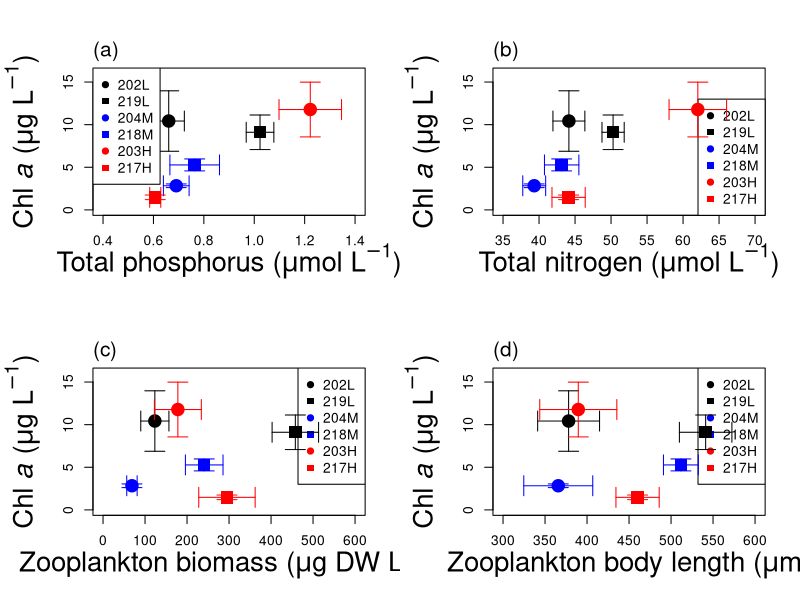

Source code (R):
### Figure S4 in Yamamichi et al. 
### A shady phytoplankton paradox: When phytoplankton increases under low light
# Chlorophyll a vs. TP, TN, zooplankton biomass, and zooplankton body length

panelLabel=function(text) mtext(text,side=3,adj=0,cex=1.25,line=0.5); 
read.csv("chla.csv",header=TRUE)->x
x1<-t(x[,-1])
x2<-c(mean(x1[-1,1]), mean(x1[-1,2]), mean(x1[-1,3]), mean(x1[-1,4]), mean(x1[-1,5]), mean(x1[-1,6]))
x3<-c(sd(x1[-1,1])/sqrt(nrow(x1)-1), sd(x1[-1,2])/sqrt(nrow(x1)-1), sd(x1[-1,3])/sqrt(nrow(x1)-1), 
	sd(x1[-1,4])/sqrt(nrow(x1)-1), sd(x1[-1,5])/sqrt(nrow(x1)-1), sd(x1[-1,6])/sqrt(nrow(x1)-1))

dev.new(width=10,height=10);
par(mfrow = c(2,2), mar=c(5, 5.5, 4, 2) + 0.1)
cols <- c("black", "black", "blue", "blue", "red", "red") # Low light = black, mid = blue, control = red
pchs <- c(19, 15, 19, 15, 19, 15) # Road side: circle (19), canal side: square (15)
type <- unique(x[, 1])

## Fig. S4a: total phosphorus
read.csv("TP.csv",header=FALSE)->y
y1<-t(y[,-1])
y2<-c(mean(y1[,1]), mean(y1[,2]), mean(y1[,3]), mean(y1[,4]), mean(y1[,5]), mean(y1[,6]))
y3<-c(sd(y1[,1])/sqrt(nrow(y1)), sd(y1[,2])/sqrt(nrow(y1)), sd(y1[,3])/sqrt(nrow(y1)), 
	sd(y1[,4])/sqrt(nrow(y1)), sd(y1[,5])/sqrt(nrow(y1)), sd(y1[,6])/sqrt(nrow(y1)))

x4<-x2[1]; x5<-x3[1]; y4<-y2[1]; y5<-y3[1];
plot(x4~y4,xlim=c(0.4,1.4),ylim=c(0,16),xlab=expression(paste("Total phosphorus (", mu, "mol ", L^{-1}, ")")),ylab=expression(paste("Chl ", italic(a), " (", mu, "g ", L^{-1}, ")")),pch=19,col=1,cex=2,cex.lab=2)
arrows(y4, x4, y4, x4-x5, angle = 90, length = 0.1, col = 1)
arrows(y4, x4, y4, x4+x5, angle = 90, length = 0.1, col = 1)
arrows(y4, x4, y4-y5, x4, angle = 90, length = 0.1, col = 1)
arrows(y4, x4, y4+y5, x4, angle = 90, length = 0.1, col = 1)
panelLabel("(a)");
legend("topleft", legend = type, pch = pchs, col = cols)
for(i in 2:6){
	x4<-x2[i]; x5<-x3[i]; y4<-y2[i]; y5<-y3[i];
	lines(x4~y4,pch=pchs[i],col=cols[i],cex=2,type="p")
	arrows(y4, x4, y4, x4-x5, angle = 90, length = 0.1, col = cols[i])
	arrows(y4, x4, y4, x4+x5, angle = 90, length = 0.1, col = cols[i])
	arrows(y4, x4, y4-y5, x4, angle = 90, length = 0.1, col = cols[i])
	arrows(y4, x4, y4+y5, x4, angle = 90, length = 0.1, col = cols[i])
}
cor.test(x2,y2,method="spearman")


## Fig. S4b: total nitrogen
read.csv("TN.csv",header=FALSE)->y
y1<-t(y[,-1])
y2<-c(mean(y1[,1]), mean(y1[,2]), mean(y1[,3]), mean(y1[,4]), mean(y1[,5]), mean(y1[,6]))
y3<-c(sd(y1[,1])/sqrt(nrow(y1)), sd(y1[,2])/sqrt(nrow(y1)), sd(y1[,3])/sqrt(nrow(y1)), 
	sd(y1[,4])/sqrt(nrow(y1)), sd(y1[,5])/sqrt(nrow(y1)), sd(y1[,6])/sqrt(nrow(y1)))

x4<-x2[1]; x5<-x3[1]; y4<-y2[1]; y5<-y3[1];
plot(x4~y4,xlim=c(35,70),ylim=c(0,16),xlab=expression(paste("Total nitrogen (", mu, "mol ", L^{-1}, ")")),ylab=expression(paste("Chl ", italic(a), " (", mu, "g ", L^{-1}, ")")),pch=19,col=1,cex=2,cex.lab=2)
arrows(y4, x4, y4, x4-x5, angle = 90, length = 0.1, col = 1)
arrows(y4, x4, y4, x4+x5, angle = 90, length = 0.1, col = 1)
arrows(y4, x4, y4-y5, x4, angle = 90, length = 0.1, col = 1)
arrows(y4, x4, y4+y5, x4, angle = 90, length = 0.1, col = 1)
panelLabel("(b)");
legend("bottomright", legend = type, pch = pchs, col = cols)
for(i in 2:6){
	x4<-x2[i]; x5<-x3[i]; y4<-y2[i]; y5<-y3[i];
	lines(x4~y4,pch=pchs[i],col=cols[i],cex=2,type="p")
	arrows(y4, x4, y4, x4-x5, angle = 90, length = 0.1, col = cols[i])
	arrows(y4, x4, y4, x4+x5, angle = 90, length = 0.1, col = cols[i])
	arrows(y4, x4, y4-y5, x4, angle = 90, length = 0.1, col = cols[i])
	arrows(y4, x4, y4+y5, x4, angle = 90, length = 0.1, col = cols[i])
}
cor.test(x2,y2,method="spearman")


## Fig. S4c: zooplankton biomass
read.csv("zop.csv",header=FALSE)->y
y1<-t(y[,-1])
y2<-c(mean(y1[,1]), mean(y1[,2]), mean(y1[,3]), mean(y1[,4]), mean(y1[,5]), mean(y1[,6]))
y3<-c(sd(y1[,1])/sqrt(nrow(y1)), sd(y1[,2])/sqrt(nrow(y1)), sd(y1[,3])/sqrt(nrow(y1)), 
	sd(y1[,4])/sqrt(nrow(y1)), sd(y1[,5])/sqrt(nrow(y1)), sd(y1[,6])/sqrt(nrow(y1)))

x4<-x2[1]; x5<-x3[1]; y4<-y2[1]; y5<-y3[1];
plot(x4~y4,xlim=c(0,600),ylim=c(0,16),xlab=expression(paste("Zooplankton biomass (", mu, "g DW ", L^{-1}, ")")),ylab=expression(paste("Chl ", italic(a), " (", mu, "g ", L^{-1}, ")")),pch=19,col=1,cex=2,cex.lab=2)
arrows(y4, x4, y4, x4-x5, angle = 90, length = 0.1, col = 1)
arrows(y4, x4, y4, x4+x5, angle = 90, length = 0.1, col = 1)
arrows(y4, x4, y4-y5, x4, angle = 90, length = 0.1, col = 1)
arrows(y4, x4, y4+y5, x4, angle = 90, length = 0.1, col = 1)
panelLabel("(c)");
legend("topright", legend = type, pch = pchs, col = cols)
for(i in 2:6){
	x4<-x2[i]; x5<-x3[i]; y4<-y2[i]; y5<-y3[i];
	lines(x4~y4,pch=pchs[i],col=cols[i],cex=2,type="p")
	arrows(y4, x4, y4, x4-x5, angle = 90, length = 0.1, col = cols[i])
	arrows(y4, x4, y4, x4+x5, angle = 90, length = 0.1, col = cols[i])
	arrows(y4, x4, y4-y5, x4, angle = 90, length = 0.1, col = cols[i])
	arrows(y4, x4, y4+y5, x4, angle = 90, length = 0.1, col = cols[i])
}
cor.test(x2,y2,method="spearman")


## Fig. S4d: zooplankton body length
read.csv("BodySize.csv",header=TRUE)->y
y1<-t(y[,-1])
y2<-c(mean(y1[-1,1]), mean(y1[-1,2]), mean(y1[-1,3]), mean(y1[-1,4]), mean(y1[-1,5]), mean(y1[-1,6]))
y3<-c(sd(y1[-1,1])/sqrt(nrow(y1)-1), sd(y1[-1,2])/sqrt(nrow(y1)-1), sd(y1[-1,3])/sqrt(nrow(y1)-1), 
	sd(y1[-1,4])/sqrt(nrow(y1)-1), sd(y1[-1,5])/sqrt(nrow(y1)-1), sd(y1[-1,6])/sqrt(nrow(y1)-1))

x4<-x2[1]; x5<-x3[1]; y4<-y2[1]; y5<-y3[1];
plot(x4~y4,xlim=c(300,600),ylim=c(0,16),xlab=expression(paste("Zooplankton body length (", mu, "m)")),ylab=expression(paste("Chl ", italic(a), " (", mu, "g ", L^{-1}, ")")),pch=19,col=1,cex=2,cex.lab=2)
arrows(y4, x4, y4, x4-x5, angle = 90, length = 0.1, col = 1)
arrows(y4, x4, y4, x4+x5, angle = 90, length = 0.1, col = 1)
arrows(y4, x4, y4-y5, x4, angle = 90, length = 0.1, col = 1)
arrows(y4, x4, y4+y5, x4, angle = 90, length = 0.1, col = 1)
panelLabel("(d)");
legend("topright", legend = type, pch = pchs, col = cols)
for(i in 2:6){
	x4<-x2[i]; x5<-x3[i]; y4<-y2[i]; y5<-y3[i];
	lines(x4~y4,pch=pchs[i],col=cols[i],cex=2,type="p")
	arrows(y4, x4, y4, x4-x5, angle = 90, length = 0.1, col = cols[i])
	arrows(y4, x4, y4, x4+x5, angle = 90, length = 0.1, col = cols[i])
	arrows(y4, x4, y4-y5, x4, angle = 90, length = 0.1, col = cols[i])
	arrows(y4, x4, y4+y5, x4, angle = 90, length = 0.1, col = cols[i])
}
cor.test(x2,y2,method="spearman")


# Checking TN:TP
read.csv("TP.csv",header=FALSE)->x
x1<-t(x[,-1])
x2<-c(mean(x1[,1]), mean(x1[,2]), mean(x1[,3]), mean(x1[,4]), mean(x1[,5]), mean(x1[,6]))
read.csv("TN.csv",header=FALSE)->y
y1<-t(y[,-1])
y2<-c(mean(y1[,1]), mean(y1[,2]), mean(y1[,3]), mean(y1[,4]), mean(y1[,5]), mean(y1[,6]))
y2/x2
max(y2/x2)
min(y2/x2)